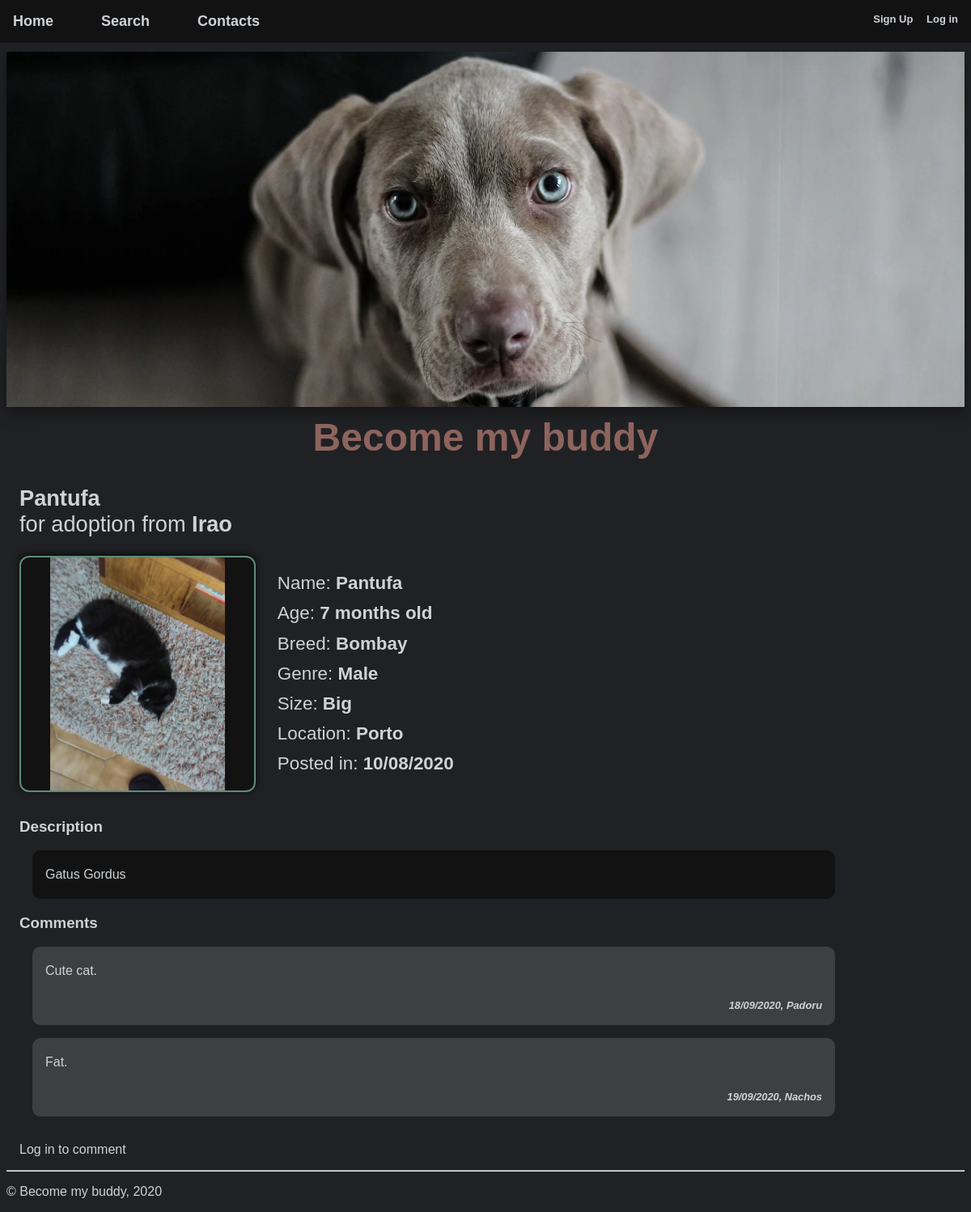
The page /pages/post.php?post_id=1 on the database its author committed.
### tables this page shows
CREATE TABLE Comment(
    id INTEGER PRIMARY KEY,
    user_id INTEGER REFERENCES User(id),
    post_id INTEGER REFERENCES PetPost(id),
    text TEXT NOT NULL,
    date DATE NOT NULL
);

CREATE TABLE User(
    id INTEGER PRIMARY KEY,
    username TEXT NOT NULL,
    password TEXT NOT NULL,
    picture TEXT,
    email TEXT UNIQUE NOT NULL,
    mobile_number CHAR(9) UNIQUE NOT NULL
);

### database/queries/db_post.php (called while the page is built, shortened)
<?php
  function getPost($post_id) {
    $db = Database::instance()->db();
    $stmt = $db->prepare(
        '
        SELECT petpost.id, petpost.name, age, gender, size, description, petpost.date,
        Color.name as color, Species.name as species, City.name as location,
        User.username as user, Photo.id as photo_id, Photo.extension as photo_extension
        FROM petpost JOIN Color on(petpost.color_id=color.id)
            JOIN Species on(petpost.species_id=species.id)
            JOIN City on(city.id = petpost.city_id)
            JOIN User on (User.id = petpost.user_id)
            JOIN Photo on (Photo.post_id = petpost.id)
        WHERE petpost.id=?'
    );
    $stmt->execute(array($post_id));
    return $stmt->fetch();
  }
  function getComments($post_id) {
    $db = Database::instance()->db();
    $stmt = $db->prepare(
        '
        SELECT username, text, date
        FROM Comment JOIN User on(Comment.user_id = User.id)
        WHERE Comment.post_id=?'
    );
    $stmt->execute(array($post_id));
    return $stmt->fetchAll();
  }
?>

### templates/tpl_post.php (the view, shortened to what this page needs)
<?php
function ageToString($age)
{
    $years=intdiv($age, 12);
    $months=$age % 12;
    $ret="";
    if ($years == 0) {
        if ($months != 0) {
            $ret=$months . " months old";
        } else {
            $ret="0 years old";
        }
    }
    return $ret;
}
function genderToString($gender)
{
    if ($gender == 0) {
        return "Male";
    } else {
        return "Female";
    }
}
function sizeToString($size)
{
    if ($size == 1) {
        return "Small";
    } else if ($size == 2) {
        return "Medium";
    } else {
        return "Big";
    }
}
function drawPost($post, $comments)
{
    $photo_path = "../static/images/" . $post['photo_id'] . "." . $post['photo_extension'];
    ?>
<div class="petpost-page">
  <h2>
    <b><?php echo $post['name']; ?></b> </br>
    for adoption from <b><?php echo $post['user']; ?></b>
  </h2>
  <div class="petpost">
    <div class="petpost-img" >
      <div style="background: url(<?php echo $photo_path; ?>) no-repeat center /auto 100%"></div>
    </div>
    <ul class="petpost-info">
      <li>Name: <b><?php echo $post['name']; ?></b></li>
      <li>Age: <b><?php echo ageToString($post['age']); ?></b></li>
      <li>Breed: <b><?php echo $post['species']; ?></b></li>
      <li>Genre: <b><?php echo genderToString($post['gender']); ?></b></li>
      <li>Size: <b><?php echo sizeToString($post['size']); ?></b></li>
      <li>Location: <b><?php echo $post['location']; ?></b></li>
      <li>Posted in: <b><?php echo $post['date']; ?></b></li>
    </ul>
  </div>
  <h3>Description</h3>
  <div class="petpost-description">
    <p> <?php echo $post['description']; ?> </p>
  </div>
  <h3>Comments</h3>
  <section id="comments">
    <?php
    foreach($comments as $comment) {
        drawComment($comment);
        echo '<br>';
    }
    ?>
  </section>
</div>
<?php } ?>
<?php function drawComment($comment)
{
    ?>
  <div class="petpost-comment" >
    <p><?php echo $comment['text']; ?></p>
    <p><?php echo $comment['date'] . ", " . $comment['username']; ?></p>
  </div>
<?php } ?>
<?php function drawCommentLoginPrompt()
{
    ?>
  <section id="comment-input">
    <p id="comment-login-prompt">Log in to comment</p>
  </section>
<?php }?>

### css/style.css (style rules this page uses)
:root { --fonts: helvetica, sans-serif; --background: #202124; --background-dark: #161616; --main: #cfd3d8; --green: #5d8d79; --red: #b94642; --darkGreen: #2f5e4a; --orange: #8d645d; --dark: #121212; --light: #3c4042; --petpost-img-size: 18em; }
body { font-family: var(--fonts); color: var(--main); background-color: var(--background); }
p { width: 60em; }
h2 { font-size: 1.7em; font-weight: normal; }
.petpost-page { margin-left: 1em; }
.petpost { margin-top: 1em; margin-bottom: 2em; }
.petpost-img { display: inline-block; vertical-align: middle; position: relative; border: solid var(--green) 2px; box-shadow: 0 -0.1em 0.5em 0 rgba(0, 0, 0, 0.8); border-radius: 12px; background-color: var(--dark); }
.petpost-img div { width: var(--petpost-img-size); height: var(--petpost-img-size); border-radius: 12px; background-size: contain; }
.petpost-info { display: inline-block; vertical-align: middle; margin: 0; margin-left: 1em; padding: 0; font-size: 1.4em; }
.petpost-info li { list-style-type: none; }
.petpost-info li + li { list-style-type: none; margin-top: 0.5em; }
.petpost-description, .petpost-comment { display: inline-block; margin-left: 1em; padding: 0.3em 1em; box-sizing: border-box; border-radius: 10px; }
.petpost-description { background-color: var(--dark); }
.petpost-comment { margin-bottom: 1em; background-color: var(--light); }
.petpost-comment p + p { margin-top: 2em; width: 100%; text-align: right; font-weight: bold; font-size: 0.8em; font-style: italic; }
#comment-input { margin-left: 1em; width: 60em; }

### css/layout.css (style rules this page uses)
:root { --top-bar-height: 4em; --list_gap: 2em; --list_gap_inv: -2em; --list-height: 48em; }
body { margin-top: var(--top-bar-height); }

### rows shown on the page
comment: text "Cute cat.", date "18/09/2020", user.username "Padoru"
comment: text "Fat.", date "19/09/2020", user.username "Nachos"

### other values the page prints
$post['name'] "Pantufa"
$post['user'] "Irao"
ageToString($post['age']) "7 months old"
$post['species'] "Bombay"
genderToString($post['gender']) "Male"
sizeToString($post['size']) "Big"
$post['location'] "Porto"
$post['date'] "10/08/2020"
$post['description'] "Gatus Gordus"
